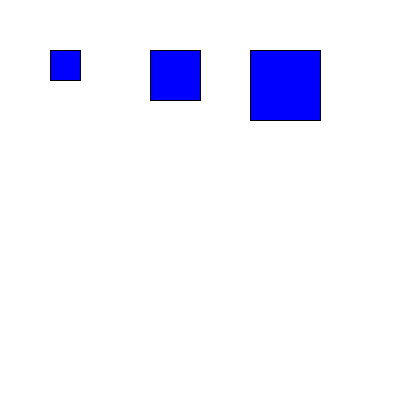
Frame 1 (no input)
Frame 60 (the mouse pressed at the canvas centre just before this capture): identical to frame 1, image omitted
Frame 120 (the mouse held since frame 60 and released just before this capture): identical to frame 1, image omitted

The Processing sketch that drew this single still picture (run headless with seeded random() and noise(); from frame 60 on, the mouse is pressed at the canvas centre):

// Processing sketch: sketch_square_moving_opdracht
// ── sketch_square_moving_opdracht.pde
// Square properties
int[][] squares = {
  {50, 50, 30}, // Square 1: x, y, size
  {150, 50, 50}, // Square 2: x, y, size
  {250, 50, 70}  // Square 3: x, y, size
};

boolean dragging = false; // Flag to check if a square is being dragged
int draggingIndex = -1; // Index of the currently dragged square
PVector lastPoint; // To store the last mouse point

void setup() {
  size(400, 400); // Set the size of the window
}

void draw() {
  background(255); // Clear the background
  for (int i = 0; i < squares.length; i++) {
    fill(0, 0, 255); // Set the fill color to blue
    rect(squares[i][0], squares[i][1], squares[i][2], squares[i][2]); // Draw each square
  }
}

void mousePressed() {
  for (int i = 0; i < squares.length; i++) {
    // Check if the mouse is inside the square
    if (mouseX >= squares[i][0] && mouseX <= squares[i][0] + squares[i][2] &&
        mouseY >= squares[i][1] && mouseY <= squares[i][1] + squares[i][2]) {
      dragging = true; // Start dragging
      draggingIndex = i; // Store the index of the square being dragged
      lastPoint = new PVector(mouseX, mouseY); // Store the mouse position
      break; // Exit the loop once we find the square
    }
  }
}

void mouseDragged() {
  if (dragging && draggingIndex != -1) {
    // Calculate the new position of the square
    int dx = mouseX - (int)lastPoint.x;
    int dy = mouseY - (int)lastPoint.y;
    
    // Update the square's position
    squares[draggingIndex][0] += dx;
    squares[draggingIndex][1] += dy;
    lastPoint.set(mouseX, mouseY); // Update lastPoint
  }
}

void mouseReleased() {
  dragging = false; // Stop dragging when the mouse is released
  draggingIndex = -1; // Reset the dragging index
}
 
